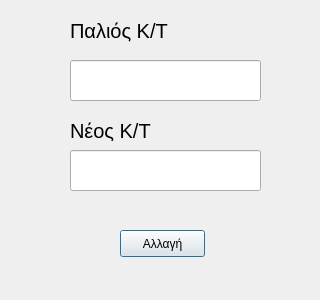
<?xml version="1.0" encoding="UTF-8"?>
<ui version="4.0">
 <class>change_labelClass</class>
 <widget class="QDialog" name="change_labelClass">
  <property name="geometry">
   <rect>
    <x>0</x>
    <y>0</y>
    <width>320</width>
    <height>300</height>
   </rect>
  </property>
  <property name="windowTitle">
   <string>change_label</string>
  </property>
  <widget class="QLineEdit" name="lineOld">
   <property name="geometry">
    <rect>
     <x>70</x>
     <y>60</y>
     <width>191</width>
     <height>41</height>
    </rect>
   </property>
  </widget>
  <widget class="QLineEdit" name="lineNew">
   <property name="geometry">
    <rect>
     <x>70</x>
     <y>150</y>
     <width>191</width>
     <height>41</height>
    </rect>
   </property>
  </widget>
  <widget class="QPushButton" name="pushButton">
   <property name="geometry">
    <rect>
     <x>120</x>
     <y>230</y>
     <width>85</width>
     <height>27</height>
    </rect>
   </property>
   <property name="text">
    <string>Αλλαγή</string>
   </property>
  </widget>
  <widget class="QLabel" name="label">
   <property name="geometry">
    <rect>
     <x>70</x>
     <y>15</y>
     <width>131</width>
     <height>31</height>
    </rect>
   </property>
   <property name="font">
    <font>
     <pointsize>15</pointsize>
    </font>
   </property>
   <property name="text">
    <string>Παλιός Κ/Τ</string>
   </property>
  </widget>
  <widget class="QLabel" name="label_2">
   <property name="geometry">
    <rect>
     <x>70</x>
     <y>120</y>
     <width>131</width>
     <height>21</height>
    </rect>
   </property>
   <property name="font">
    <font>
     <pointsize>15</pointsize>
    </font>
   </property>
   <property name="text">
    <string>Νέος Κ/Τ</string>
   </property>
  </widget>
 </widget>
 <layoutdefault spacing="6" margin="11"/>
 <resources/>
 <connections/>
</ui>
